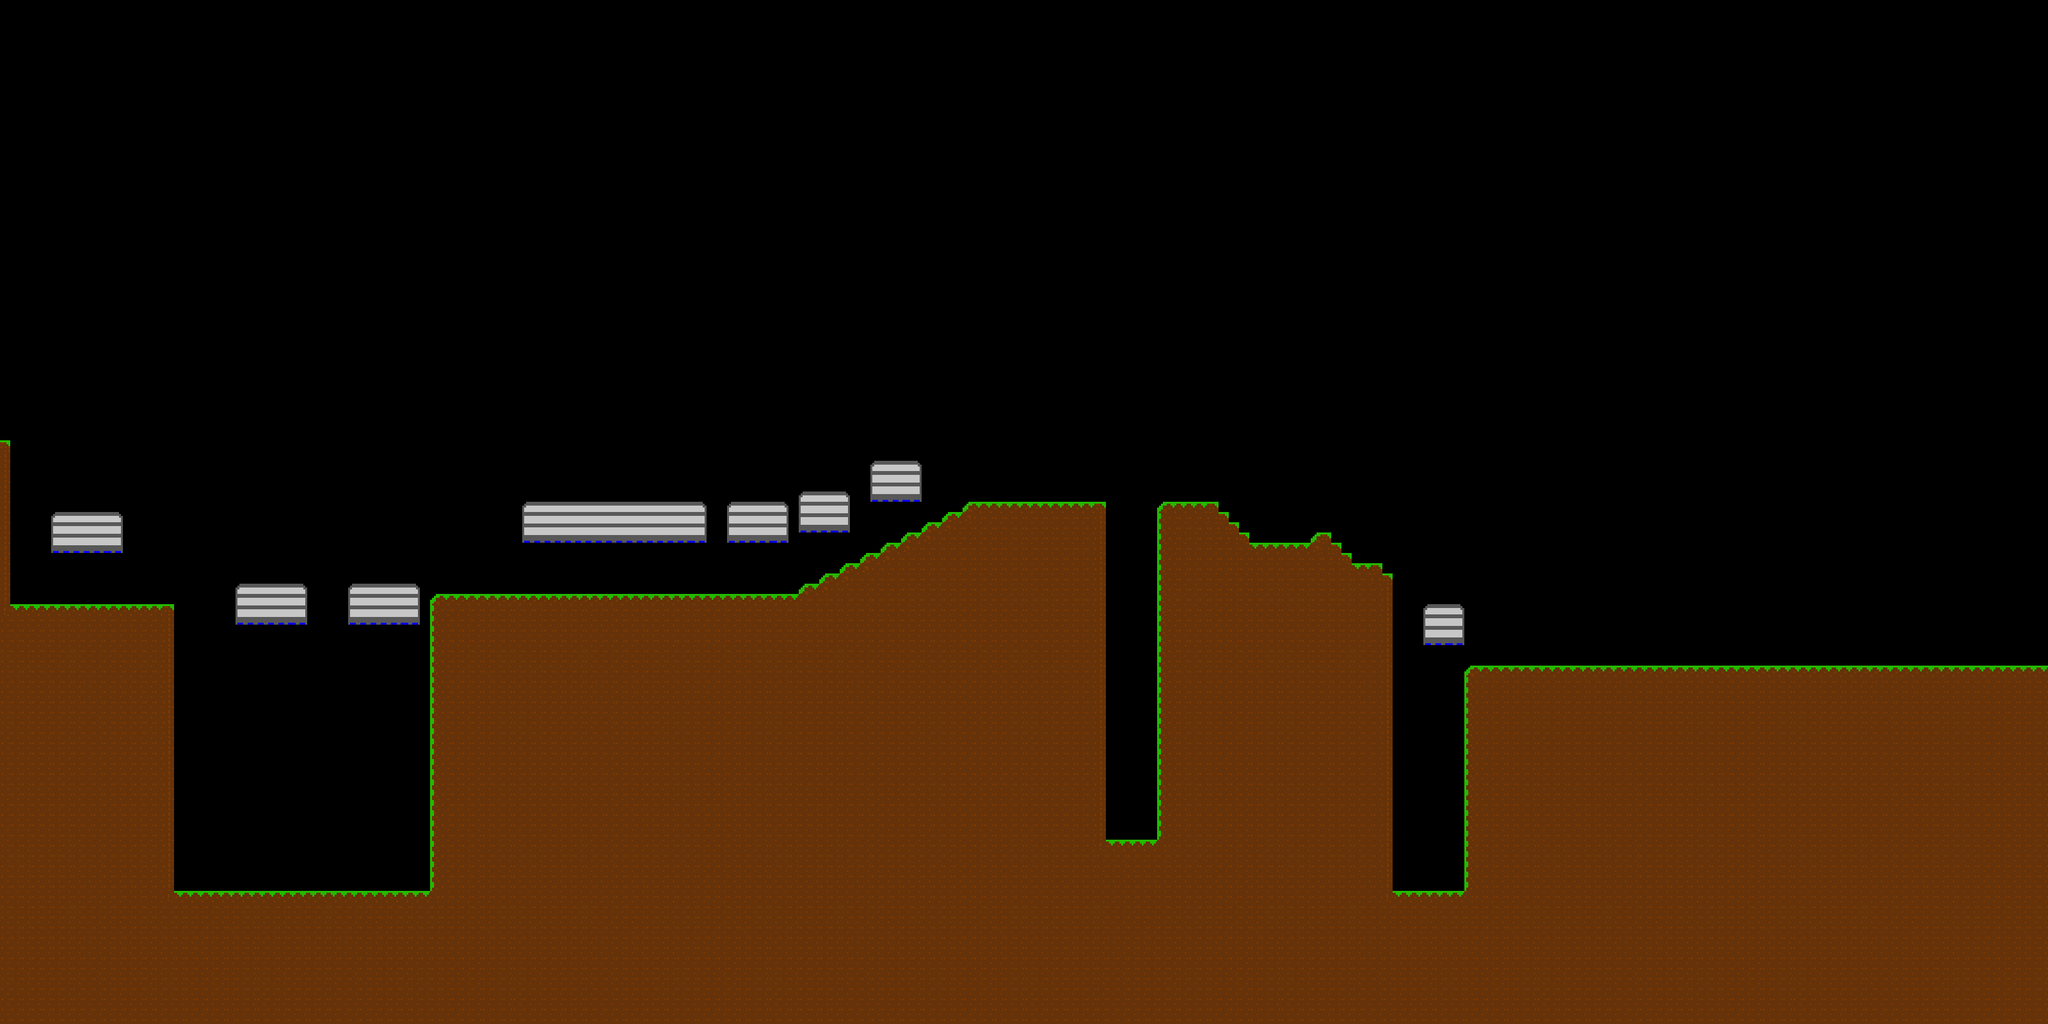

A level layout from a 2D game, rendered from its tile map. Below: a short description, then the map file with tile-grid data replaced by summaries:
An orthogonal 200x100 tile map with 16x16 px tiles, 2 tile layers (Tile Layer 1, Tile Layer 2), 2 tilesets.

<map version="1.5" tiledversion="1.7.0" orientation="orthogonal" renderorder="right-down" width="200" height="100" tilewidth="16" tileheight="16" infinite="0" nextlayerid="3" nextobjectid="1">
 <tileset firstgid="1" source="float.tsx" />
 <tileset firstgid="10" source="ground.tsx" />
 <layer id="1" name="Tile Layer 1" width="200" height="100">
  <data>[20000 cells, 7373 non-empty, 16 distinct tile ids]</data>
 </layer>
 <layer id="2" name="Tile Layer 2" width="200" height="100">
  <data>[20000 cells, 0 non-empty, 0 distinct tile ids]</data>
 </layer>
</map>